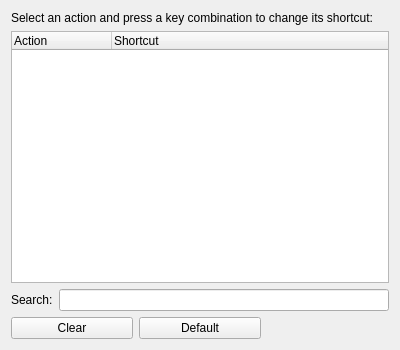
<?xml version="1.0" encoding="UTF-8"?>
<ui version="4.0">
 <class>ShortcutConfigWidget</class>
 <widget class="QWidget" name="ShortcutConfigWidget">
  <property name="geometry">
   <rect>
    <x>0</x>
    <y>0</y>
    <width>400</width>
    <height>350</height>
   </rect>
  </property>
  <property name="windowTitle">
   <string>Configure Shortcuts</string>
  </property>
  <layout class="QGridLayout" name="gridLayout">
   <item row="0" column="0" colspan="3">
    <widget class="QLabel" name="descriptionLabel">
     <property name="text">
      <string>Select an action and press a key combination to change its shortcut:</string>
     </property>
    </widget>
   </item>
   <item row="1" column="0" colspan="3">
    <widget class="QTreeWidget" name="shortcutTreeWidget">
     <property name="whatsThis">
      <string>&lt;p&gt;Select an action (with the mouse or the arrow keys). Its shortcut can then be changed by simply pressing the new shortcut.&lt;/p&gt;&lt;p&gt;Note that a few shortcuts cannot be used: &quot;Up&quot;, &quot;Down&quot;, &quot;Left&quot;, &quot;Right&quot;, &quot;Page Up&quot;, &quot;Page Down&quot;, &quot;Tab&quot;, &quot;Shift+Tab&quot;, &quot;Enter&quot; and &quot;Escape&quot;.&lt;/p&gt;</string>
     </property>
     <column>
      <property name="text">
       <string>Action</string>
      </property>
     </column>
     <column>
      <property name="text">
       <string>Shortcut</string>
      </property>
     </column>
    </widget>
   </item>
   <item row="2" column="0" colspan="3">
    <layout class="QHBoxLayout" name="searchHorizontalLayout">
     <item>
      <widget class="QLabel" name="searchLabel">
       <property name="whatsThis">
        <string>&lt;p&gt;Search interactively for shortcut names (e.g. Copy) or combination of keys (e.g. Ctrl+C) by typing them.&lt;/p&gt;</string>
       </property>
       <property name="text">
        <string comment="Label of search field">Search:</string>
       </property>
       <property name="buddy">
        <cstring>searchLineEdit</cstring>
       </property>
      </widget>
     </item>
     <item>
      <widget class="LineEdit" name="searchLineEdit">
       <property name="sizePolicy">
        <sizepolicy hsizetype="MinimumExpanding" vsizetype="Preferred">
         <horstretch>0</horstretch>
         <verstretch>0</verstretch>
        </sizepolicy>
       </property>
       <property name="whatsThis">
        <string>&lt;p&gt;Search interactively for shortcut names (e.g. Copy) or combination of keys (e.g. Ctrl+C) by typing them.&lt;/p&gt;</string>
       </property>
      </widget>
     </item>
    </layout>
   </item>
   <item row="3" column="0">
    <widget class="QPushButton" name="clearPushButton">
     <property name="whatsThis">
      <string>&lt;p&gt;Remove the shortcut of the currently highlighted action.&lt;/p&gt;</string>
     </property>
     <property name="text">
      <string comment="Action for clearing shortcut">Clear</string>
     </property>
    </widget>
   </item>
   <item row="3" column="1">
    <widget class="QPushButton" name="useDefaultPushButton">
     <property name="whatsThis">
      <string>&lt;p&gt;Restore the default shortcut for the currently highlighted action.&lt;/p&gt;</string>
     </property>
     <property name="text">
      <string comment="Action for restoring default shortcut">Default</string>
     </property>
    </widget>
   </item>
  </layout>
 </widget>
 <customwidgets>
  <customwidget>
   <class>LineEdit</class>
   <extends>QLineEdit</extends>
   <header>LineEdit.h</header>
  </customwidget>
 </customwidgets>
 <resources/>
 <connections/>
</ui>
